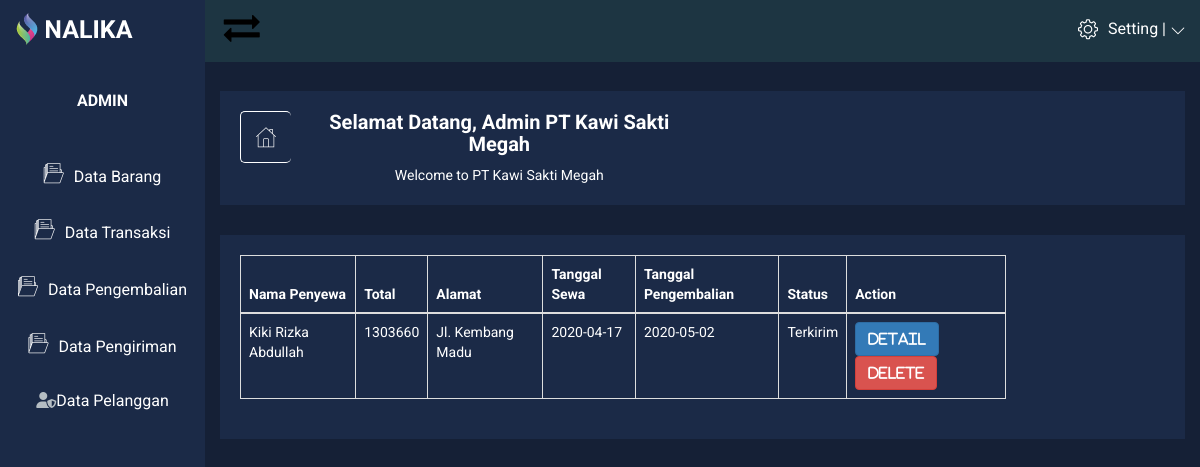
The page /admin/data-pengembalian/data-pengembalian.php on the database as committed earlier.
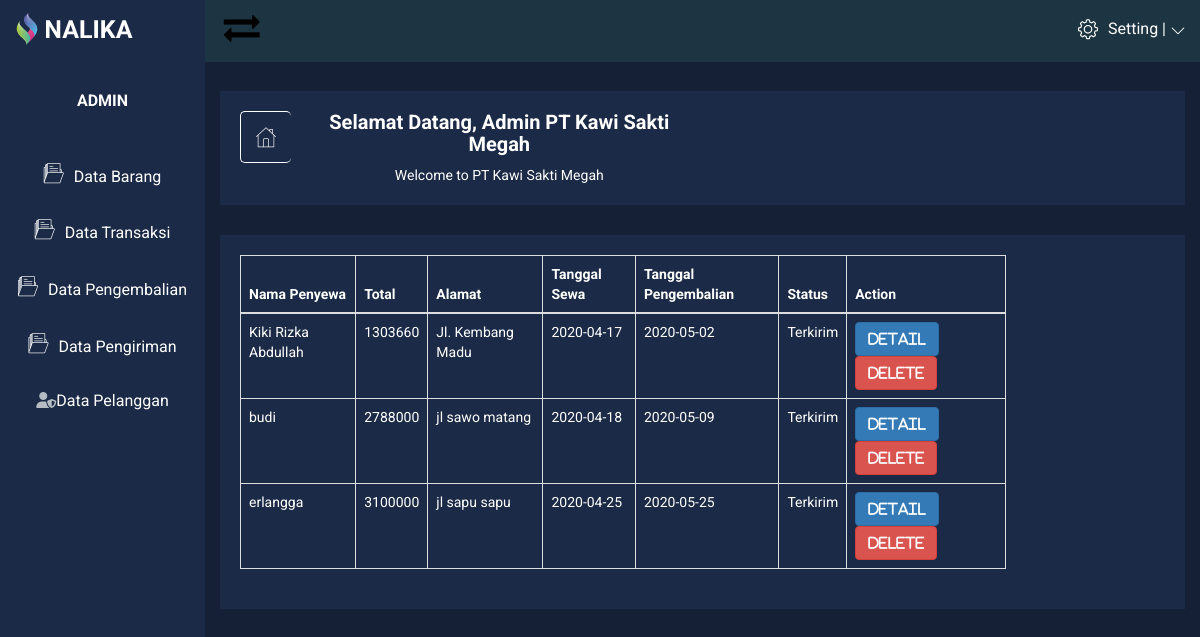
The same page on the database as committed later.
### tables this page shows
CREATE TABLE IF NOT EXISTS `transaksi` (
  `id_transaksi` int(10) NOT NULL,
  `id_penyewa` int(10) NOT NULL,
  `id_admin` int(11) DEFAULT NULL,
  `total` int(11) NOT NULL,
  `jaminan` int(11) NOT NULL,
  `id_pengiriman` int(11) NOT NULL,
  `bukti_pembayaran` varchar(50) NOT NULL,
  `bukti_ktp` varchar(50) NOT NULL,
  `alamat` varchar(50) NOT NULL,
  `kota` varchar(50) NOT NULL,
  `tgl_sewa` date NOT NULL,
  `tgl_kembali` date NOT NULL,
  `status` varchar(50) NOT NULL
);

CREATE TABLE IF NOT EXISTS `user` (
  `id_user` int(11) NOT NULL,
  `username` varchar(100) NOT NULL,
  `password` varchar(500) NOT NULL,
  `email` varchar(100) NOT NULL,
  `status` varchar(100) NOT NULL,
  `nama` varchar(100) NOT NULL,
  `foto` varchar(100) DEFAULT 'p.png',
  `no_telp` varchar(100) NOT NULL,
  `alamat` varchar(100) NOT NULL
);

### admin/data-pengembalian/data-pengembalian.php (the view, shortened to what this page needs)
<?php
include "../connection/Connection.php";
$transaksi = mysqli_query($mysqli, "SELECT tr.* , us.nama,us.alamat FROM transaksi as tr JOIN user as us on tr.id_penyewa=us.id_user ") or die("data salah: " . mysqli_error($mysqli));
?>
<!DOCTYPE HTML>
<html class="no-js" lang="en">
<head>
    <link rel="stylesheet" href="../css/bootstrap.min.css">
    <link rel="stylesheet" href="../css/font-awesome.min.css">
    <link rel="stylesheet" href="../css/nalika-icon.css">
    <link rel="stylesheet" href="../css/owl.carousel.css">
    <link rel="stylesheet" href="../css/owl.theme.css">
    <link rel="stylesheet" href="../css/owl.transitions.css">
    <link rel="stylesheet" href="../css/animate.css">
    <link rel="stylesheet" href="../css/normalize.css">
    <link rel="stylesheet" href="../css/meanmenu.min.css">
    <link rel="stylesheet" href="../css/main.css">
    <link rel="stylesheet" href="../css/morrisjs/morris.css">
    <link rel="stylesheet" href="../css/scrollbar/jquery.mCustomScrollbar.min.css">
    <link rel="stylesheet" href="../css/metisMenu/metisMenu.min.css">
    <link rel="stylesheet" href="../css/metisMenu/metisMenu-vertical.css">
    <link rel="stylesheet" href="../css/calendar/fullcalendar.min.css">
    <link rel="stylesheet" href="../css/calendar/fullcalendar.print.min.css">
    <link rel="stylesheet" href="../style.css">
    <link rel="stylesheet" href="../css/responsive.css">
</head>
<body>
    <div class="left-sidebar-pro">
        <nav id="sidebar" class="">
            <div class="sidebar-header">
                <a><img class="main-logo" src="img/logo/logo.png" alt="" /></a>
                <br>
            </div>
            <div class="nalika-profile">
                <div class="profile-dtl">
                    <h2> <b>A<span class="min-dtn">DMIN</span></b></h2>
                </div>
            </div>
            <div class="left-custom-menu-adp-wrap comment-scrollbar">
                <nav class="sidebar-nav left-sidebar-menu-pro">
                    <ul class="metismenu" id="menu1">
                        <li>
                            <a title="Data Barang" href="../data-barang/data-barang.php"><i class="icon nalika-folder icon-wrap"></i><span class="mini-click-non">Data Barang</span></a>
                        </li>
                        <li>
                            <a title="Data Transaksi" href="../data-transaksi/data-transaksi.php"><i class="icon nalika-folder icon-wrap"></i><span class="mini-click-non">Data Transaksi</span></a>
                        </li>
                        <li>
                            <a title="Data Pengembalian" href=""><i class="icon nalika-folder icon-wrap"></i><span class="mini-click-non">Data Pengembalian</span></a>
                        </li>
                        <li>
                            <a title="Data Pengiriman" href="../data-pengiriman/data-pengiriman.php"><i class="icon nalika-folder icon-wrap"></i><span class="mini-click-non">Data Pengiriman</span></a>
                        </li>
                        <li>
                            <a title="Data Pelanggan" href="../data-akun/data-akun.php"><i class="fas fa-user-shield" style="color:#fbfffbb0"></i><span class="mini-sub-pro">Data Pelanggan</span></a>
                        </li>
                    </ul>
                </nav>
            </div>
        </nav>
    </div>
    <div class="all-content-wrapper">
        <div class="container-fluid">
            <div class="row">
                <div class="col-lg-12 col-md-12 col-sm-12 col-xs-12">
                    <div class="logo-pro">
                        <a><img class="main-logo" src="img/logo/logo.png" alt="" /></a>
                    </div>
                </div>
            </div>
        </div>
        <div class="header-advance-area">
            <div class="header-top-area" style="background-color: #1d3542">
                <div class="container-fluid">
                    <div class="row">
                        <div class="col-lg-12 col-md-12 col-sm-12 col-xs-12">
                            <div class="header-top-wraper">
                                <div class="row">
                                    <div class="col-lg-1 col-md-0 col-sm-1 col-xs-12">
                                        <div class="menu-switcher-pro">
                                            <button type="button" id="sidebarCollapse" class='fa fa-exchange' style='font-size:36px; color:#000; padding-top: 10px' onmouseover="this.style.transform='scale(1.3)'" onmouseout="this.style.transform='scale(1)'"><span class="tooltiptext"></span></button>
                                        </div>
                                    </div>
                                    <div class="col-lg-6 col-md-7 col-sm-6 col-xs-12">
                                        <div class="header-top-menu tabl-d-n hd-search-rp">
                                            <div class="breadcome-heading">
                                            </div>
                                        </div>
                                    </div>
                                    <div class="col-lg-5 col-md-5 col-sm-12 col-xs-12">
                                        <div class="header-right-info">
                                            <ul class="nav navbar-nav mai-top-nav header-right-menu">
                                                <li class="nav-item">
                                                    <a href="#" data-toggle="dropdown" role="button" aria-expanded="false" class="nav-link dropdown-toggle">
                                                        <i class="icon nalika-settings author-log-ic"></i>
                                                        <span class="admin-name">Setting |</span>
                                                        <i class="icon nalika-down-arrow nalika-angle-dw author-log-ic"></i>
                                                    </a>
                                                </li>
                                            </ul>
                                        </div>
                                    </div>
                                </div>
                            </div>
                        </div>
                    </div>
                </div>
            </div>
            <div class="section-admin container-fluid">
                <div class="row admin text-center">
                    <div class="col-md-12">
                    </div>
                </div>
            </div>
            <div class="breadcome-area">
                <div class="container-fluid">
                    <div class="row">
                        <div class="col-lg-12 col-md-12 col-sm-12 col-xs-12">
                            <div class="breadcome-list">
                                <div class="row">
                                    <div class="col-lg-6 col-md-6 col-sm-6 col-xs-6">
                                        <div class="breadcomb-wp">
                                            <div class="breadcomb-icon">
                                                <i class="icon nalika-home"></i>
                                            </div>
                                            <div class="breadcomb-ctn">
                                                <h2>Selamat Datang, Admin PT Kawi Sakti Megah</h2>
                                                <p>Welcome to PT Kawi Sakti Megah</p>
                                            </div>
                                        </div>
                                    </div>
                                </div>
                            </div>
                        </div>
                    </div>
                </div>
            </div>
        </div>
         <div class="product-status mg-b-30">
            <div class="container-fluid">
                <div class="product-status-wrap">
                    <div class="row">
                        <div class="col-lg-10 col-md-10 col-sm-10 col-xs-10">
                            <table class="table table-bordered">
                                <thead>
                                    <tr>
                                        <th> Nama Penyewa</th>
                                        <th>Total</th>
                                        <th>Alamat</th>
                                        <th>Tanggal Sewa</th>
                                        <th>Tanggal Pengembalian</th>
                                        <th>Status</th>
                                        <th>Action</th>
                                    </tr>
                                </thead>
                                <tbody>
                                    <?php while ($show = mysqli_fetch_array($transaksi)) {
                                        $status = $show['status']; ?>
                                        <tr>
                                            <td><?php echo $show['nama']; ?></td>
                                            <td><?php echo $show['total']; ?></td>
                                            <td><?php echo $show['alamat']; ?></td>
                                            <td><?php echo $show['tgl_sewa']; ?></td>
                                            <td><?php echo $show['tgl_kembali']; ?></td>
                                            <td><?php echo $status; ?></td>
                                            <td>
                                               <?php if ($status === "Terkirim") {
                                                   echo '<a href="" data-toggle="tooltip" title="Konfirmasi" class="btn btn-primary pd-setting-ed"><i class="fa fa-trash-square-o" aria-hidden="true"> Detail</i></a>';
                                               } else {
                                               }
                                                ?>
                                                <a href="hapus-transaksi.php?id_transaksi=<?php echo $show['id_transaksi']; ?>" data-toggle="tooltip" title="Delete" class="btn btn-danger pd-setting-ed" onClick='return confirm("Apakah anda yakin menghapus data ini?")'><i class="fa fa-trash-square-o" aria-hidden="true"> Delete</i></a>
                                            </td>
                                        </tr>
                                    <?php } ?>
                                </tbody>
                            </table>
                        </div>
                    </div>
                </div>
            </div>
        </div>
</body>
</html>

### admin/css/main.css (style rules this page uses)
html { color: #222; font-size: 1em; line-height: 1.4; }
audio, canvas, iframe, img, svg, video { vertical-align: middle; }

### admin/css/metisMenu/metisMenu-vertical.css (style rules this page uses)
.sidebar-nav { background: #fff; }
.sidebar-nav ul { padding: 0; margin: 0; list-style: none; background: #1b2a47; }
.sidebar-nav .metismenu { background: #1b2a47; display: -webkit-box; display: -ms-flexbox; display: flex; -webkit-box-orient: vertical; -webkit-box-direction: normal; -ms-flex-direction: column; flex-direction: column; }
.sidebar-nav .metismenu li + li { margin-top: 5px; }
.sidebar-nav .metismenu li:first-child { margin-top: 5px; }
.sidebar-nav .metismenu li:last-child { margin-bottom: 5px; }
.sidebar-nav .metismenu > li { display: -webkit-box; display: -ms-flexbox; display: flex; -webkit-box-orient: vertical; -webkit-box-direction: normal; -ms-flex-direction: column; flex-direction: column; position: relative; }
.sidebar-nav .metismenu a { position: relative; display: block; padding: 13px 15px; color: #fff; outline-width: 0; transition: all .3s ease-out; font-size:16px; }
.sidebar-nav .metismenu li .icon-wrap { margin-right:10px; font-size:20px; }

Rows that differ between the two databases and show on the page:
added transaksi: user.nama "budi", total "2788000", user.alamat "jl sawo matang", tgl_sewa "2020-04-18", tgl_kembali "2020-05-09", status "Terkirim", shows "Detail"
added transaksi: user.nama "erlangga", total "3100000", user.alamat "jl sapu sapu", tgl_sewa "2020-04-25", tgl_kembali "2020-05-25", status "Terkirim", shows "Detail"
